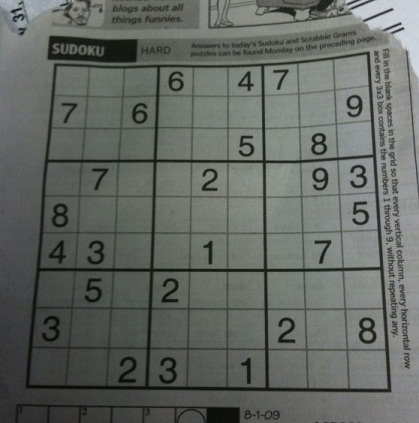
//> input picture Sudoku_py/sudoku.jpg, 419 x 423 px
$ ./BackProjection ../Sudoku_py/sudoku.jpg   (built with g++ and OpenCV 4)
//> lines starting //> are read from the running program, lines starting //| are printed output that depends on the picture
#include "opencv2/imgproc/imgproc.hpp"
#include "opencv2/highgui/highgui.hpp"

#include <iostream>

using namespace cv;
using namespace std;

/// Global Variables
Mat src; Mat hsv; Mat hue;
int bins = 25;

/// Function Headers
void Hist_and_Backproj(int, void* );

/** @function main */
int main( int argc, char** argv )
{
  /// Read the image
  src = imread( argv[1], 1 );
//> src is the input picture: 423 rows x 419 cols, CV_8UC3; mean B, G, R 98.9, 103.6, 99.4
  /// Transform it to HSV
  cvtColor( src, hsv, CV_BGR2HSV );
//> hsv: 423 rows x 419 cols, CV_8UC3; mean H, S, V 58.6, 17.2, 104

  /// Use only the Hue value
  hue.create( hsv.size(), hsv.depth() );
  int ch[] = { 0, 0 };
  mixChannels( &hsv, 1, &hue, 1, ch, 1 );
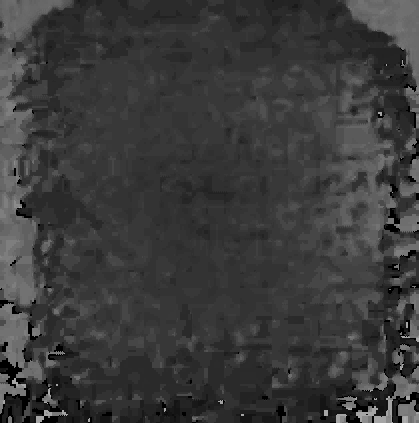
//> hue: 423 rows x 419 cols, CV_8UC1; min 0, max 173, mean 58.6

  /// Create Trackbar to enter the number of bins
  char* window_image = "Source image";
  namedWindow( window_image, CV_WINDOW_AUTOSIZE );
  createTrackbar("* Hue  bins: ", window_image, &bins, 180, Hist_and_Backproj );
  Hist_and_Backproj(0, 0);

  /// Show the image
  imshow( window_image, src );

  /// Wait until user exits the program
  waitKey(0);
  return 0;
}


/**
 * @function Hist_and_Backproj
 * @brief Callback to Trackbar
 */
void Hist_and_Backproj(int, void* )
{
  MatND hist;
  int histSize = MAX( bins, 2 );
  float hue_range[] = { 0, 180 };
  const float* ranges = { hue_range };

  /// Get the Histogram and normalize it
  calcHist( &hue, 1, 0, Mat(), hist, 1, &histSize, &ranges, true, false );
//> hist = 25 values, max 60054 at index 7, min 0 at index 20, mean 7089.5
  normalize( hist, hist, 0, 255, NORM_MINMAX, -1, Mat() );
//> hist = 25 values, max 255 at index 7, min 0 at index 20, mean 30.1

  /// Get Backprojection
  MatND backproj;
  calcBackProject( &hue, 1, 0, hist, backproj, &ranges, 1, true );
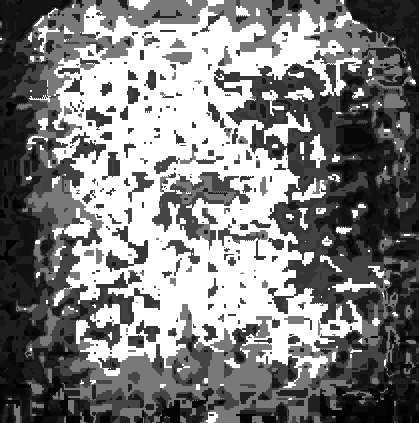
//> backproj: 423 rows x 419 cols, CV_8UC1; min 0, max 255, mean 127

  /// Draw the backproj
  imshow( "BackProj", backproj );

  /// Draw the histogram
  int w = 400; int h = 400;
  int bin_w = cvRound( (double) w / histSize );
  Mat histImg = Mat::zeros( w, h, CV_8UC3 );

  for( int i = 0; i < bins; i ++ )
     { rectangle( histImg, Point( i*bin_w, h ), Point( (i+1)*bin_w, h - cvRound( hist.at<float>(i)*h/255.0 ) ), Scalar( 0, 0, 255 ), -1 ); }
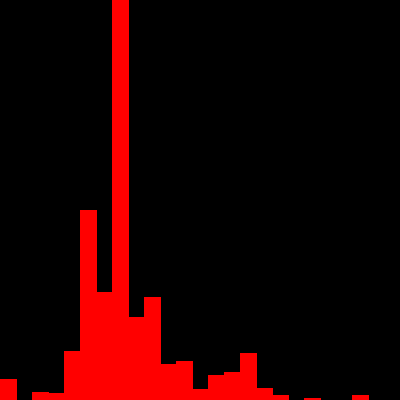
//> histImg: 400 rows x 400 cols, CV_8UC3; mean B, G, R 0, 0, 31

  imshow( "Histogram", histImg );
}
